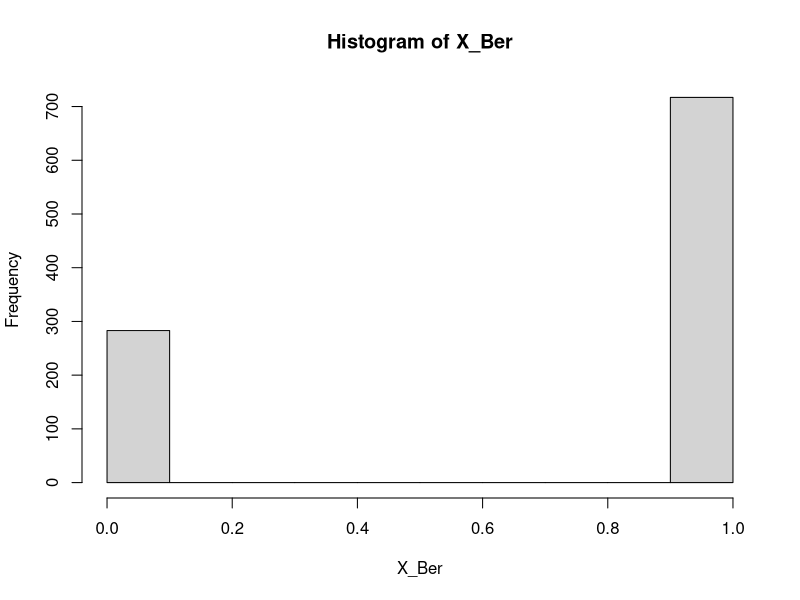
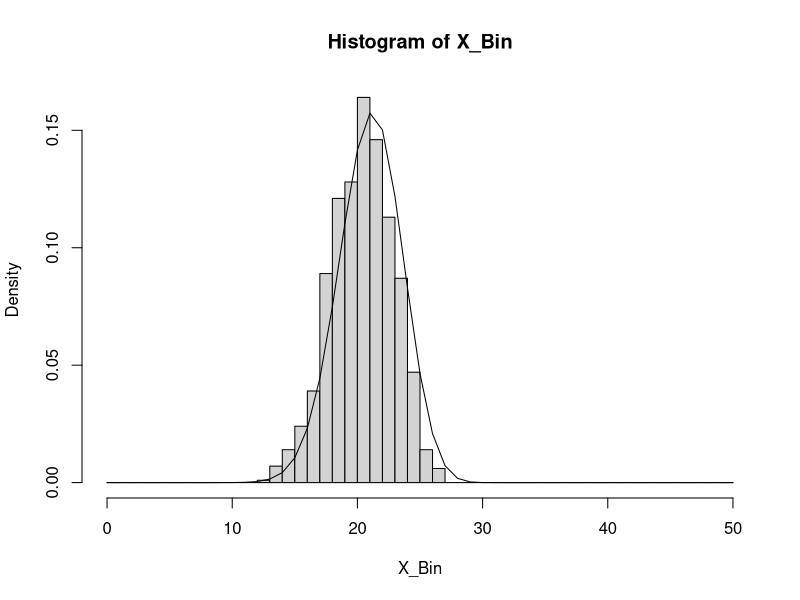
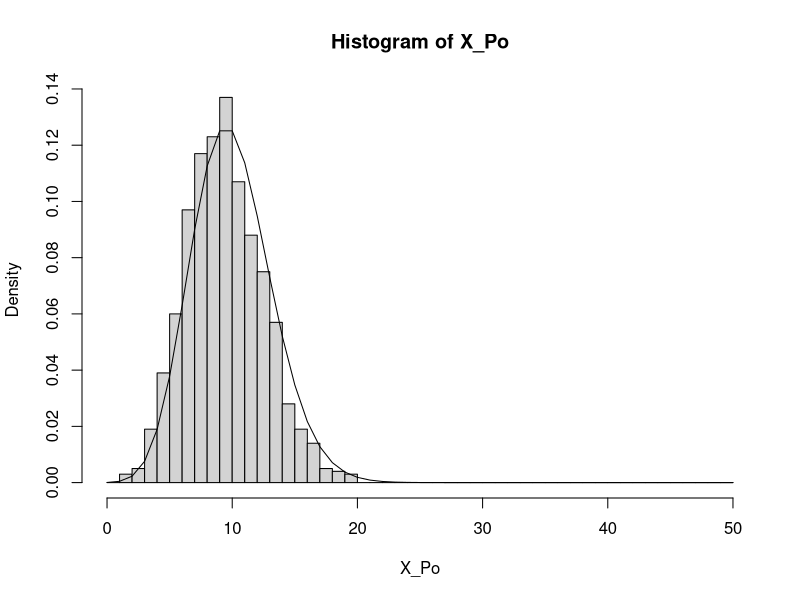
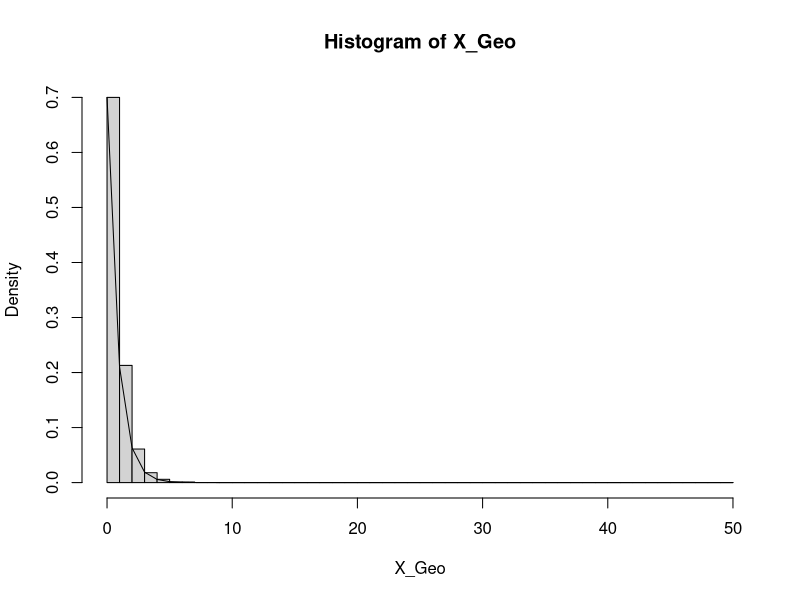
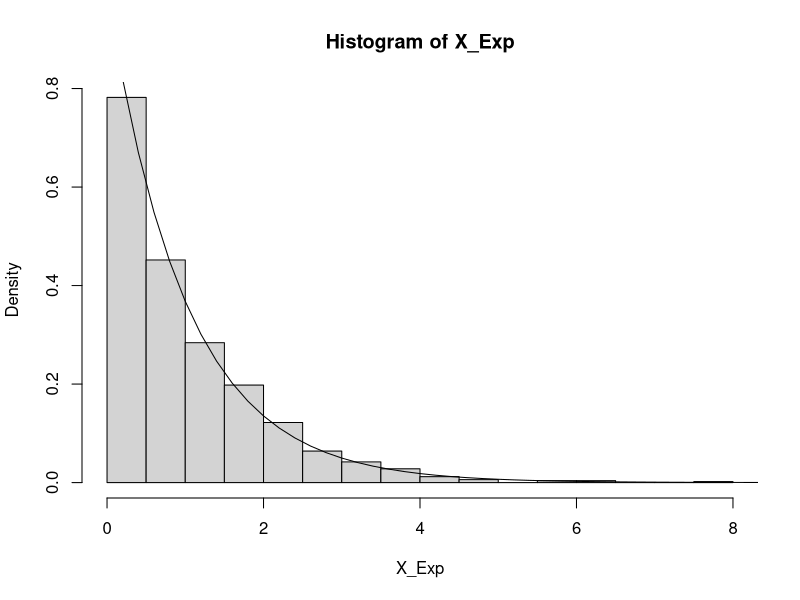

The R source for these figures, in order:
################################################################################
# This script shows the relations among Bernoulli, Binomial, Geometric, Poisson 
# and Exponential distributions.
# 
# Course: Applied Stochastic Process
# Instructor: CHEUNG Ying Lun
# Updated: 16 Sep 2020
################################################################################

rm(list = ls())
set.seed(2155)

# Set parameters

NTrial <- 1000
P <- 0.7
x <- seq(0, 50, by = 1)

# 1. Bernoulli distribution

X_Ber <- rbinom(NTrial, 1, P)
print(paste0("Success rate is ", sum(X_Ber)/NTrial*100, "%"))
hist(X_Ber)

# 2. Binomial distribution

n <- 30
X_Bin <- replicate(NTrial, sum(rbinom(n, 1, P)))
# Find P(X = i)
i <- 20
print(paste0("Theoretical probability of P(X = ", i, ") is ", dbinom(i, n, P)*100, "%"))
print(paste0("Empirical probability of P(X = ", i, ") is ", sum(X_Bin == i)/NTrial *100, "%"))
hist(X_Bin, breaks = x, freq = FALSE)
lines(x, dbinom(x, n, P))

# 3. Poisson distribution

lambda <- 10
n_Po <- 1000
P_Po <- lambda / n_Po
X_Po <- rbinom(NTrial, n_Po, P_Po)
# Find P(X = i)
i <- 4
print(paste0("Theoretical probability of P(X = ", i, ") is ", dpois(i, lambda)*100, "%"))
print(paste0("Empirical probability of P(X = ", i, ") is ", sum(X_Po == i)/NTrial *100, "%"))
hist(X_Po, breaks = x, freq = FALSE)
lines(x, dpois(x, lambda))

# 4. Geometric distribution

X_Geo <- replicate(NTrial, min(which(rbinom(n, 1, P) == 1)))
# Find P(X = i)
i <- 4
print(paste0("Theoretical probability of P(X = ", i, ") is ", dgeom(i, P)*100, "%"))
print(paste0("Empirical probability of P(X = ", i, ") is ", sum(X_Geo == i)/NTrial *100, "%"))
hist(X_Geo, breaks = x, freq = FALSE)
lines(x, dgeom(x, P))

# 5. Exponential distribution

lambda <- 1
n_Exp <- 1000
P_Exp <- lambda / n_Exp
X_Exp <- rgeom(NTrial, P_Exp)/n_Exp
# Find P(X < i)
i <- 1
print(paste0("Theoretical probability of P(X < ", i, ") is ", pexp(i, lambda)*100, "%"))
print(paste0("Empirical probability of P(X < ", i, ") is ", sum(X_Exp <= i)/NTrial *100, "%"))
hist(X_Exp, freq = FALSE)
lines(x/5, dexp(x/5, lambda))
